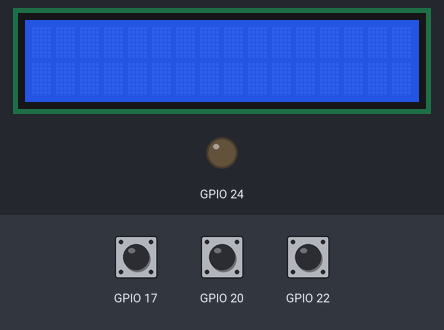
Bench run of a program on a simulated Raspberry Pi (BCM pin numbers). Parts: 16×2 character LCD, output pins drawn as LEDs (lit = HIGH). The inputs (shaded band) are chosen by the test bench; at power-on: GPIO 17 HIGH, GPIO 22 HIGH, GPIO 20 HIGH. What the program prints to the terminal is not drawn.

Above: at 1.4 s.
1.5 s: GPIO 17 pulled LOW for 0.15 s
At 2.1 s:
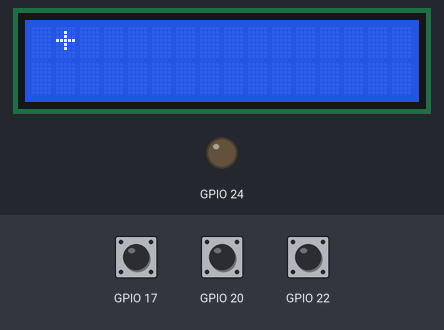
3.1 s: GPIO 22 pulled LOW for 0.15 s
At 3.9 s:
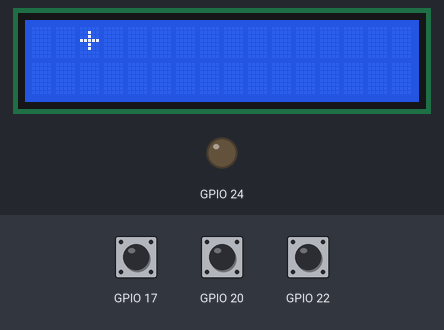
4.7 s: GPIO 17 pulled LOW for 1 s
At 4.71 s:
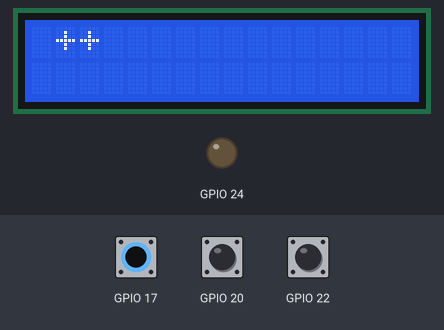
Timing chart, 0 to 7.7 s (numbered marks = the images above; inputs shaded):
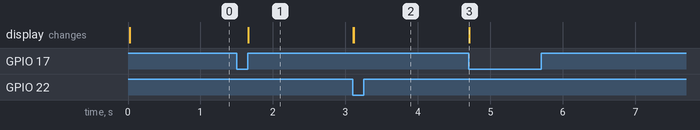

The program:

i2c_test_scroll.py
```python
#! /usr/bin/env python

# Simple clock program. Writes the exact time.
# Demo program for the I2C 16x2 Display from Ryanteck.uk
# Created by Matthew Timmons-Brown for The Raspberry Pi Guy YouTube channel

# Import necessary libraries for communication and display use
import i2c_dev as drivers
from time import sleep
from datetime import datetime
from rotary_class import RotaryEncoder
import RPi.GPIO as GPIO
import time

bb = 0.3

GPIO.setmode(GPIO.BCM)

GPIO.setup(24, GPIO.OUT)
GPIO.output(24, GPIO.LOW)

# Load the driver and set it to "display"
# If you use something from the driver library use the "display." prefix first
display = drivers.Lcd()

station = 0

max = 10
min = 0

def rotary_unit_callback(event):
    global station
    if event == RotaryEncoder.CLOCKWISE:
        if station < max:
            station += 1
    elif event == RotaryEncoder.ANTICLOCKWISE:
        if station > min:
            station -= 1
    indicate(station)
    print("S=%s" % station)
    #time.sleep(bb)


# Define GPIO inputs for rotary encoder
PIN_A = 22
PIN_B = 17
BUTTON = 20
rswitch = RotaryEncoder(PIN_A,PIN_B,BUTTON,rotary_unit_callback)

def indicate(station):
    pad = ""
    rpad = " "
    for i in range(0,station):
        pad += ' '
    for i in range(station+1, 16):
        rpad += ' '
    display.lcd_display_string(pad + "+" + rpad, 1)

while True:
    time.sleep(0.2)

#display.lcd_display_extended_string(" {0x00}", 1)
#display.lcd_backlight(1)
```

i2c_dev.py
```python
from smbus import SMBus
from RPi.GPIO import RPI_REVISION
from time import sleep
from re import findall, match
from subprocess import check_output
from os.path import exists

# old and new versions of the RPi have swapped the two i2c buses
# they can be identified by RPI_REVISION (or check sysfs)
BUS_NUMBER = 0 if RPI_REVISION == 1 else 1

# other commands
LCD_CLEARDISPLAY = 0x01
LCD_RETURNHOME = 0x02
LCD_ENTRYMODESET = 0x04
LCD_DISPLAYCONTROL = 0x08
LCD_CURSORSHIFT = 0x10
LCD_FUNCTIONSET = 0x20
LCD_SETCGRAMADDR = 0x40
LCD_SETDDRAMADDR = 0x80

# flags for display entry mode
LCD_ENTRYRIGHT = 0x00
LCD_ENTRYLEFT = 0x02
LCD_ENTRYSHIFTINCREMENT = 0x01
LCD_ENTRYSHIFTDECREMENT = 0x00

# flags for display on/off control
LCD_DISPLAYON = 0x04
LCD_DISPLAYOFF = 0x00
LCD_CURSORON = 0x02
LCD_CURSOROFF = 0x00
LCD_BLINKON = 0x01
LCD_BLINKOFF = 0x00

# flags for display/cursor shift
LCD_DISPLAYMOVE = 0x08
LCD_CURSORMOVE = 0x00
LCD_MOVERIGHT = 0x04
LCD_MOVELEFT = 0x00

# flags for function set
LCD_8BITMODE = 0x10
LCD_4BITMODE = 0x00
LCD_2LINE = 0x08
LCD_1LINE = 0x00
LCD_5x10DOTS = 0x04
LCD_5x8DOTS = 0x00

# flags for backlight control
LCD_BACKLIGHT = 0x08
LCD_NOBACKLIGHT = 0x00

En = 0b00000100  # Enable bit
Rw = 0b00000010  # Read/Write bit
Rs = 0b00000001  # Register select bit

class I2CDevice:
    def __init__(self, addr=None, addr_default=None, bus=BUS_NUMBER):
        if not addr:
            # try autodetect address, else use default if provided
            try:
                self.addr = int('0x{}'.format(
                    findall("[0-9a-z]{2}(?!:)", check_output(['/usr/sbin/i2cdetect', '-y', str(BUS_NUMBER)]).decode())[0]), base=16) \
                    if exists('/usr/sbin/i2cdetect') else addr_default
            except:
                self.addr = addr_default
        else:
            self.addr = addr
        self.bus = SMBus(bus)

    # write a single command
    def write_cmd(self, cmd):
        self.bus.write_byte(self.addr, cmd)
        sleep(0.0001)

    # write a command and argument
    def write_cmd_arg(self, cmd, data):
        self.bus.write_byte_data(self.addr, cmd, data)
        sleep(0.0001)

    # write a block of data
    def write_block_data(self, cmd, data):
        self.bus.write_block_data(self.addr, cmd, data)
        sleep(0.0001)

    # read a single byte
    def read(self):
        return self.bus.read_byte(self.addr)

    # read
    def read_data(self, cmd):
        return self.bus.read_byte_data(self.addr, cmd)

    # read a block of data
    def read_block_data(self, cmd):
        return self.bus.read_block_data(self.addr, cmd)


class Lcd:
    def __init__(self, addr=None):
        self.addr = addr
        self.lcd = I2CDevice(addr=self.addr, addr_default=0x27)
        self.lcd_write(0x03)
        self.lcd_write(0x03)
        self.lcd_write(0x03)
        self.lcd_write(0x02)
        self.lcd_write(LCD_FUNCTIONSET | LCD_2LINE | LCD_5x8DOTS | LCD_4BITMODE)
        self.lcd_write(LCD_DISPLAYCONTROL | LCD_DISPLAYON)
        self.lcd_write(LCD_CLEARDISPLAY)
        self.lcd_write(LCD_ENTRYMODESET | LCD_ENTRYLEFT)
        sleep(0.2)

    # clocks EN to latch command
    def lcd_strobe(self, data):
        self.lcd.write_cmd(data | En | LCD_BACKLIGHT)
        sleep(.0005)
        self.lcd.write_cmd(((data & ~En) | LCD_BACKLIGHT))
        sleep(.0001)

    def lcd_write_four_bits(self, data):
        self.lcd.write_cmd(data | LCD_BACKLIGHT)
        self.lcd_strobe(data)

    # write a command to lcd
    def lcd_write(self, cmd, mode=0):
        self.lcd_write_four_bits(mode | (cmd & 0xF0))
        self.lcd_write_four_bits(mode | ((cmd << 4) & 0xF0))

    # put string function
    def lcd_display_string(self, string, line):
        if line == 1:
            self.lcd_write(0x80)
        if line == 2:
            self.lcd_write(0xC0)
        if line == 3:
            self.lcd_write(0x94)
        if line == 4:
            self.lcd_write(0xD4)
        for char in string:
            self.lcd_write(ord(char), Rs)

    # put extended string function. Extended string may contain placeholder like {0xFF} for
    # displaying the particular symbol from the symbol table
    def lcd_display_extended_string(self, string, line):
        if line == 1:
            self.lcd_write(0x80)
        if line == 2:
            self.lcd_write(0xC0)
        if line == 3:
            self.lcd_write(0x94)
        if line == 4:
            self.lcd_write(0xD4)
        # Process the string
        while string:
            # Trying to find pattern {0xFF} representing a symbol
            result = match(r'\{0[xX][0-9a-fA-F]{2}\}', string)
            if result:
                self.lcd_write(int(result.group(0)[1:-1], 16), Rs)
                string = string[6:]
            else:
                self.lcd_write(ord(string[0]), Rs)
                string = string[1:]

    # clear lcd and set to home
    def lcd_clear(self):
        self.lcd_write(LCD_CLEARDISPLAY)
        self.lcd_write(LCD_RETURNHOME)

    # backlight control (on/off)
    # options: lcd_backlight(1) = ON, lcd_backlight(0) = OFF
    def lcd_backlight(self, state):
        if state == 1:
            self.lcd.write_cmd(LCD_BACKLIGHT)
        elif state == 0:
            self.lcd.write_cmd(LCD_NOBACKLIGHT)

class CustomCharacters:
    def __init__(self, lcd):
        self.lcd = lcd
        # Data for custom character #1. Code {0x00}.
        self.char_1_data = ["11111",
                            "10001",
                            "10001",
                            "10001",
                            "10001",
                            "10001",
                            "10001",
                            "11111"]
        # Data for custom character #2. Code {0x01}
        self.char_2_data = ["11111",
                            "10001",
                            "10001",
                            "10001",
                            "10001",
                            "10001",
                            "10001",
                            "11111"]
        # Data for custom character #3. Code {0x02}
        self.char_3_data = ["11111",
                            "10001",
                            "10001",
                            "10001",
                            "10001",
                            "10001",
                            "10001",
                            "11111"]
        # Data for custom character #4. Code {0x03}
        self.char_4_data = ["11111",
                            "10001",
                            "10001",
                            "10001",
                            "10001",
                            "10001",
                            "10001",
                            "11111"]
        # Data for custom character #5. Code {0x04}
        self.char_5_data = ["11111",
                            "10001",
                            "10001",
                            "10001",
                            "10001",
                            "10001",
                            "10001",
                            "11111"]
        # Data for custom character #6. Code {0x05}
        self.char_6_data = ["11111",
                            "10001",
                            "10001",
                            "10001",
                            "10001",
                            "10001",
                            "10001",
                            "11111"]
        # Data for custom character #7. Code {0x06}
        self.char_7_data = ["11111",
                            "10001",
                            "10001",
                            "10001",
                            "10001",
                            "10001",
                            "10001",
                            "11111"]
        # Data for custom character #8. Code {0x07}
        self.char_8_data = ["11111",
                            "10001",
                            "10001",
                            "10001",
                            "10001",
                            "10001",
                            "10001",
                            "11111"]

    # load custom character data to CG RAM for later use in extended string. Data for
    # characters is hold in file custom_characters.txt in the same folder as i2c_dev.py
    # file. These custom characters can be used in printing of extended string with a
    # placeholder with desired character codes: 1st - {0x00}, 2nd - {0x01}, 3rd - {0x02},
    # 4th - {0x03}, 5th - {0x04}, 6th - {0x05}, 7th - {0x06} and 8th - {0x07}.
    def load_custom_characters_data(self):
        self.chars_list = [self.char_1_data, self.char_2_data, self.char_3_data,
                           self.char_4_data, self.char_5_data, self.char_6_data,
                           self.char_7_data, self.char_8_data]

        # commands to load character adress to RAM srarting from desired base adresses:
        char_load_cmds = [0x40, 0x48, 0x50, 0x58, 0x60, 0x68, 0x70, 0x78]
        for char_num in range(8):
            # command to start loading data into CG RAM:
            self.lcd.lcd_write(char_load_cmds[char_num])
            for line_num in range(8):
                line = self.chars_list[char_num][line_num]
                binary_str_cmd = "0b000{0}".format(line)
                self.lcd.lcd_write(int(binary_str_cmd, 2), Rs)
```

rotary_class.py
```python
#!/usr/bin/env python3
#
# Raspberry Pi Rotary Encoder Class
# $Id: rotary_class.py,v 1.4 2021/04/23 08:15:57 bob Exp $
#
# Author : Bob Rathbone
# Site   : http://www.bobrathbone.com
#
# This class uses standard rotary encoder with push switch
#
#

import RPi.GPIO as GPIO

class RotaryEncoder:

    CLOCKWISE=1
    ANTICLOCKWISE=2
    BUTTONDOWN=3
    BUTTONUP=4

    rotary_a = 0
    rotary_b = 0
    rotary_c = 0
    last_state = 0
    direction = 0

    # Initialise rotary encoder object
    def __init__(self,pinA,pinB,button,callback):
        self.pinA = pinA
        self.pinB = pinB
        self.button = button
        self.callback = callback

        GPIO.setmode(GPIO.BCM)

        # The following lines enable the internal pull-up resistors
        # on version 2 (latest) boards
        GPIO.setwarnings(False)
        GPIO.setup(self.pinA, GPIO.IN, pull_up_down=GPIO.PUD_UP)
        GPIO.setup(self.pinB, GPIO.IN, pull_up_down=GPIO.PUD_UP)
        GPIO.setup(self.button, GPIO.IN, pull_up_down=GPIO.PUD_UP)

        # For version 1 (old) boards comment out the above four lines
        # and un-comment the following 3 lines
        #GPIO.setup(self.pinA, GPIO.IN)
        #GPIO.setup(self.pinB, GPIO.IN)
        #GPIO.setup(self.button, GPIO.IN)

        # Add event detection to the GPIO inputs
        GPIO.add_event_detect(self.pinA, GPIO.BOTH, callback=self.switch_event)
        GPIO.add_event_detect(self.pinB, GPIO.BOTH, callback=self.switch_event)
        GPIO.add_event_detect(self.button, GPIO.BOTH, callback=self.button_event, bouncetime=200)
        return

    # Call back routine called by switch events
    def switch_event(self,switch):
        if GPIO.input(self.pinA):
            self.rotary_a = 1
        else:
            self.rotary_a = 0

        if GPIO.input(self.pinB):
            self.rotary_b = 1
        else:
            self.rotary_b = 0

        # print(str(self.rotary_a) + str(self.rotary_b))

        self.rotary_c = self.rotary_a ^ self.rotary_b
        new_state = self.rotary_a * 4 + self.rotary_b * 2 + self.rotary_c * 1
        delta = (new_state - self.last_state) % 4
        self.last_state = new_state
        event = 0

        if delta == 1:
            if self.direction == self.CLOCKWISE:
                # print "Clockwise"
                event = self.direction
            else:
                self.direction = self.CLOCKWISE
        elif delta == 3:
            if self.direction == self.ANTICLOCKWISE:
                # print "Anticlockwise"
                event = self.direction
            else:
                self.direction = self.ANTICLOCKWISE
        if event > 0:
            self.callback(event)
        return


    # Push button up event
    def button_event(self,button):
        if GPIO.input(button):
            event = self.BUTTONUP
        else:
            event = self.BUTTONDOWN
        self.callback(event)
        return

    # Get a switch state
    def getSwitchState(self, switch):
        return  GPIO.input(switch)

# End of RotaryEncoder class
```

Measured:
- after the input at 1.5 s, the display: changes after 0.16 s (image 1)
- after the input at 3.1 s, the display: first changes at once (image 2 shows a later state)
- after the input at 4.7 s, the display: changes at once (image 3)
